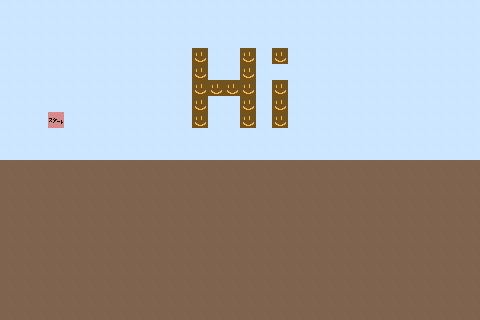

Below is a game level as drawn by its tile map, then a one-line description and the .tmx file that defines it, in full:
An orthogonal 30x20 tile map with 16x16 px tiles, 1 tile layer (タイル・レイヤー1).

<map version="1.0" orientation="orthogonal" renderorder="right-down" width="30" height="20" tilewidth="16" tileheight="16" nextobjectid="1">
 <tileset firstgid="1" name="terrain" tilewidth="16" tileheight="16" tilecount="64" columns="8">
  <image source="../res/terrain.png" width="128" height="128" />
 </tileset>
 <layer name="タイル・レイヤー1" width="30" height="20">
  <data encoding="csv">
33,33,33,33,33,33,33,33,33,33,33,33,33,33,33,33,33,33,33,33,33,33,33,33,33,33,33,33,33,33,
33,33,33,33,33,33,33,33,33,33,33,33,33,33,33,33,33,33,33,33,33,33,33,33,33,33,33,33,33,33,
33,33,33,33,33,33,33,33,33,33,33,33,33,33,33,33,33,33,33,33,33,33,33,33,33,33,33,33,33,33,
33,33,33,33,33,33,33,33,33,33,33,33,3,33,33,3,33,3,33,33,33,33,33,33,33,33,33,33,33,33,
33,33,33,33,33,33,33,33,33,33,33,33,3,33,33,3,33,33,33,33,33,33,33,33,33,33,33,33,33,33,
33,33,33,33,33,33,33,33,33,33,33,33,3,3,3,3,33,3,33,33,33,33,33,33,33,33,33,33,33,33,
33,33,33,33,33,33,33,33,33,33,33,33,3,33,33,3,33,3,33,33,33,33,33,33,33,33,33,33,33,33,
33,33,33,4,33,33,33,33,33,33,33,33,3,33,33,3,33,3,33,33,33,33,33,33,33,33,33,33,33,33,
33,33,33,33,33,33,33,33,33,33,33,33,33,33,33,33,33,33,33,33,33,33,33,33,33,33,33,33,33,33,
33,33,33,33,33,33,33,33,33,33,33,33,33,33,33,33,33,33,33,33,33,33,33,33,33,33,33,33,33,33,
1,1,1,1,1,1,1,1,1,1,1,1,1,1,1,1,1,1,1,1,1,1,1,1,1,1,1,1,1,1,
1,1,1,1,1,1,1,1,1,1,1,1,1,1,1,1,1,1,1,1,1,1,1,1,1,1,1,1,1,1,
1,1,1,1,1,1,1,1,1,1,1,1,1,1,1,1,1,1,1,1,1,1,1,1,1,1,1,1,1,1,
1,1,1,1,1,1,1,1,1,1,1,1,1,1,1,1,1,1,1,1,1,1,1,1,1,1,1,1,1,1,
1,1,1,1,1,1,1,1,1,1,1,1,1,1,1,1,1,1,1,1,1,1,1,1,1,1,1,1,1,1,
1,1,1,1,1,1,1,1,1,1,1,1,1,1,1,1,1,1,1,1,1,1,1,1,1,1,1,1,1,1,
1,1,1,1,1,1,1,1,1,1,1,1,1,1,1,1,1,1,1,1,1,1,1,1,1,1,1,1,1,1,
1,1,1,1,1,1,1,1,1,1,1,1,1,1,1,1,1,1,1,1,1,1,1,1,1,1,1,1,1,1,
1,1,1,1,1,1,1,1,1,1,1,1,1,1,1,1,1,1,1,1,1,1,1,1,1,1,1,1,1,1,
1,1,1,1,1,1,1,1,1,1,1,1,1,1,1,1,1,1,1,1,1,1,1,1,1,1,1,1,1,1
</data>
 </layer>
</map>